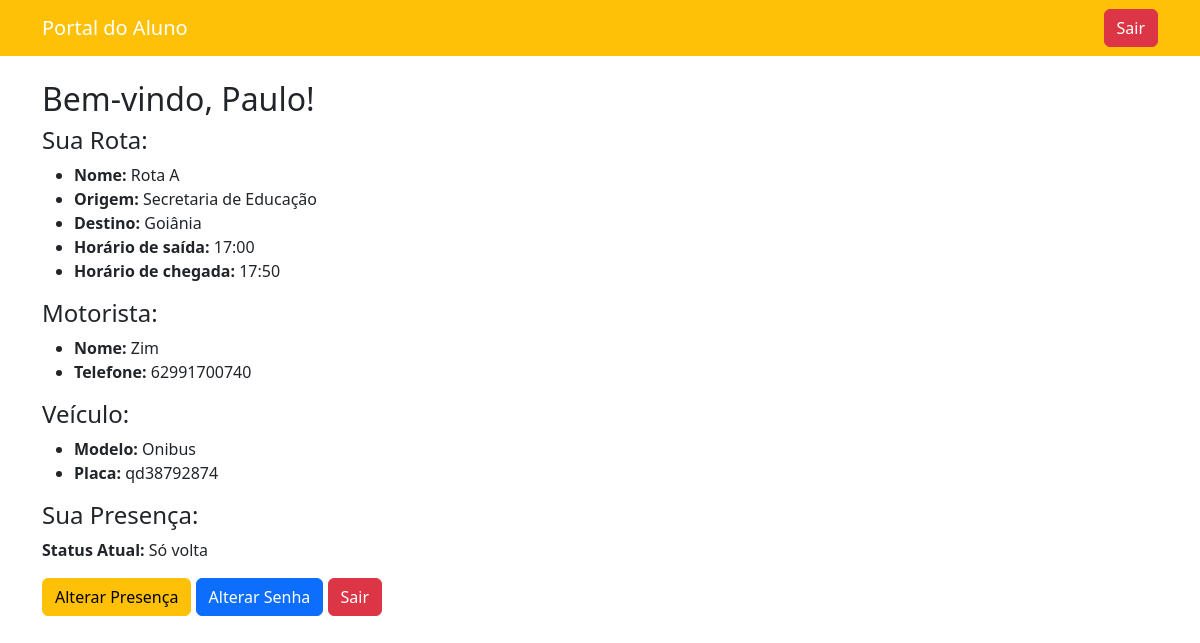
The page /aluno/dashboard/ (signed in) on the database its author committed.
### gestao/models.py (models this page shows, shortened)
class Aluno(models.Model):
    usuario = models.OneToOneField(User, on_delete=models.CASCADE, null=True, blank=True)
    nome = models.CharField(max_length=255)
    idade = models.IntegerField()
    escola = models.CharField(max_length=255)
    endereco = models.TextField()
    responsavel = models.CharField(max_length=255)
    contato_responsavel = models.CharField(max_length=15)
    rota = models.ForeignKey('gestao.Rota', on_delete=models.CASCADE)
    PRESENCA_CHOICES = [
        ('vai_volta', 'Vai e volta'),
        ('so_vai', 'Só vai'),
        ('so_volta', 'Só volta'),
        ('nao_vai', 'Não vai e não volta'),
    ]
    presenca = models.CharField(max_length=20, choices=PRESENCA_CHOICES, default='vai_volta')
    data_presenca = models.DateField(null=True, blank=True)

class Rota(models.Model):
    nome = models.CharField(max_length=255)
    origem = models.CharField(max_length=255)
    destino = models.CharField(max_length=255)
    horario_saida = models.TimeField()
    horario_chegada = models.TimeField()
    veiculo = models.ForeignKey(Veiculo, on_delete=models.SET_NULL, null=True)
    motorista = models.ForeignKey(Motorista, on_delete=models.SET_NULL, null=True)

class Motorista(models.Model):
    nome = models.CharField(max_length=255)
    cpf = models.CharField(max_length=14, unique=True)
    telefone = models.CharField(max_length=15)
    endereco = models.TextField()
    cnh_numero = models.CharField(max_length=20, unique=True)
    cnh_categoria = models.CharField(max_length=2, choices=[('A', 'A'), ('B', 'B'), ('D', 'D'), ('E', 'E')])
    cnh_validade = models.DateField()

class Veiculo(models.Model):
    placa = models.CharField(max_length=10, unique=True)
    marca = models.CharField(max_length=50)
    modelo = models.CharField(max_length=50)
    ano = models.IntegerField()
    capacidade = models.IntegerField()
    motorista = models.ForeignKey(Motorista, on_delete=models.SET_NULL, null=True)

### portal_alunos/views.py (the view)
# urls.py: path('dashboard/', dashboard, name='dashboard'),
@login_required
def dashboard(request):
    aluno = request.user.aluno
    return render(request, 'portal_alunos/dashboard.html', {'aluno': aluno})

### portal_alunos/templates/portal_alunos/dashboard.html (shortened to what this page needs)
{% extends 'portal_alunos/base.html' %}
{% block content %}
<h2>Bem-vindo, {{ aluno.nome }}!</h2>
<h4>Sua Rota:</h4>
<ul>
    <li><b>Nome:</b> {{ aluno.rota.nome }}</li>
    <li><b>Origem:</b> {{ aluno.rota.origem }}</li>
    <li><b>Destino:</b> {{ aluno.rota.destino }}</li>
    <li><b>Horário de saída:</b> {{ aluno.rota.horario_saida }}</li>
    <li><b>Horário de chegada:</b> {{ aluno.rota.horario_chegada }}</li>
</ul>
<h4>Motorista:</h4>
<ul>
    <li><b>Nome:</b> {{ aluno.rota.motorista.nome }}</li>
    <li><b>Telefone:</b> {{ aluno.rota.motorista.telefone }}</li>
</ul>
<h4>Veículo:</h4>
<ul>
    <li><b>Modelo:</b> {{ aluno.rota.veiculo.modelo }}</li>
    <li><b>Placa:</b> {{ aluno.rota.veiculo.placa }}</li>
</ul>
<h4>Sua Presença:</h4>
<p><b>Status Atual:</b> {{ aluno.get_presenca_display }}</p>
<a href="{% url 'marcar_presenca' %}" class="btn btn-warning">Alterar Presença</a>
<a href="{% url 'alterar_senha' %}" class="btn btn-primary">Alterar Senha</a>
<a href="{% url 'logout' %}" class="btn btn-danger">Sair</a>
{% endblock %}

### portal_alunos/templates/portal_alunos/base.html (shortened to what this page needs)
<!DOCTYPE html>
<html lang="pt">
<head>
    <link rel="stylesheet" href="https://cdn.jsdelivr.net/npm/bootstrap@5.3.0/dist/css/bootstrap.min.css">
</head>
<body>
    <nav class="navbar navbar-dark bg-warning">
        <div class="container">
            <a class="navbar-brand" href="{% url 'dashboard' %}">Portal do Aluno</a>
            {% if user.is_authenticated %}
                <a class="btn btn-danger" href="{% url 'logout' %}">Sair</a>
            {% endif %}
        </div>
    </nav>
    <div class="container mt-4">
        {% block content %}{% endblock %}
    </div>
</body>
</html>

### rows shown on the page
Aluno: nome "Paulo", rota.nome "Rota A", rota.origem "Secretaria de Educação", rota.destino "Goiânia", rota.horario_saida "17:00", rota.horario_chegada "17:50", rota.motorista.nome "Zim", rota.motorista.telefone "62991700740", rota.veiculo.modelo "Onibus", rota.veiculo.placa "qd38792874", presenca "Só volta"
